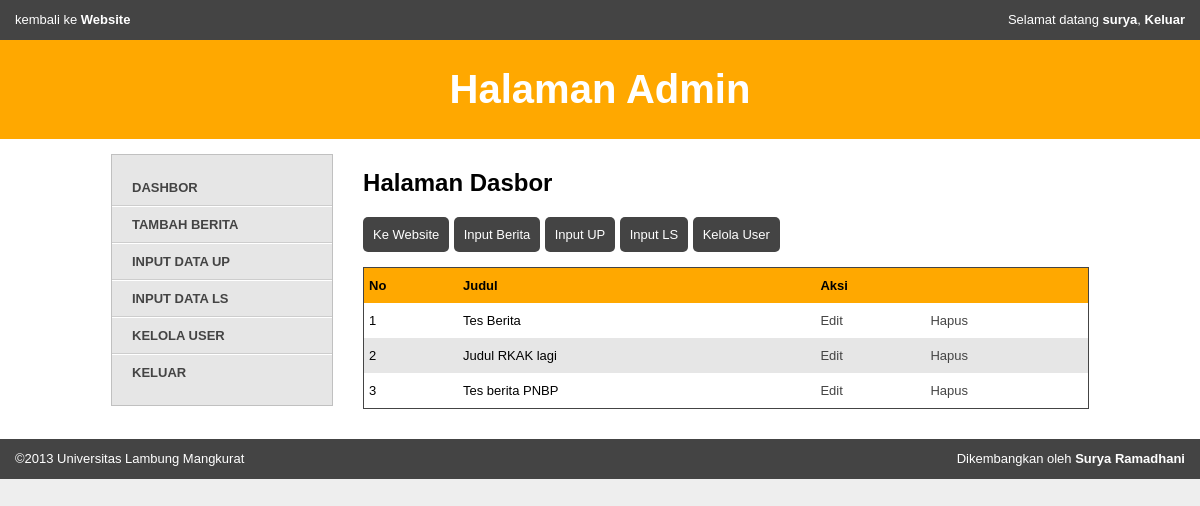
The page /admin/admin.php (signed in) on the database its author committed.
### tables this page shows
CREATE TABLE IF NOT EXISTS `berita` (
  `id_berita` int(5) unsigned NOT NULL AUTO_INCREMENT,
  `id_kategori` int(3) unsigned NOT NULL DEFAULT '0',
  `judul` varchar(100) NOT NULL DEFAULT '',
  `headline` text NOT NULL,
  `isi` text NOT NULL,
  `pengirim` varchar(15) NOT NULL DEFAULT '',
  `tanggal` datetime NOT NULL DEFAULT '0000-00-00 00:00:00',
  PRIMARY KEY (`id_berita`)
);

### admin/include/view/awal.php (the view, shortened to what this page needs)
<h2>Halaman Dasbor</h2>
<button onclick="window.location.href='/unlam-pnpb'" style="margin-bottom:15px">Ke Website</button>
<button onclick="window.location.href='?hal=tambah'" style="margin-bottom:15px">Input Berita</button>
<button onclick="window.location.href='?hal=up'" style="margin-bottom:15px">Input UP</button>
<button onclick="window.location.href='?hal=ls'" style="margin-bottom:15px">Input LS</button>
<button onclick="window.location.href='?hal=user'" style="margin-bottom:15px">Kelola User</button>
<?php
$query = "	SELECT	A.id_berita,
					B.nm_kategori,
					A.judul,
					A.headline,
					A.pengirim,
					A.tanggal
			FROM 	berita A,
					kategori B
			WHERE	A.id_kategori=B.id_kategori
			ORDER BY A.id_berita DESC LIMIT 0,5";
$sql = mysql_query ($query);
$a = 1;
?>
<table>
	<tr>
		<td>No</td>
		<td>Judul</td>
		<td colspan ="2">Aksi</td>
	</tr>
<?php
while ($hasil = mysql_fetch_array ($sql)) {
	$id_berita = $hasil['id_berita'];
	$judul = stripslashes ($hasil['judul']);
?>
	<tr>
		<td>
			<?php echo $a; ?>
		</td>
		<td>
			 <?php echo $judul ?>
		</td>
		<td>
			<a href="admin.php?hal=edit&id=<?php echo $id_berita ?>;" >Edit</a>
		</td>
		<td>
			<a href="admin.php?hal=hapus&id=<?php echo $id_berita ?>" class="tanda" >Hapus</a>
		</td>
	</tr>
<?php
$a++;
}
?>
</table>

### public/css/style.css (style rules this page uses)
html { background: #fff; color: #000; font-family: sans-serif; -ms-text-size-adjust: 100%; -webkit-text-size-adjust: 100%; }
body { margin: 0; }
button, input, select, textarea { font-family: inherit; font-size: 100%; margin: 0; }
button, input { line-height: normal; }
button, select { text-transform: none; }
button, html input[type="button"], input[type="reset"], input[type="submit"] { -webkit-appearance: button; cursor: pointer; }
table { border-collapse: collapse; border-spacing: 0; }
html { background: #eee; }
button { -webkit-transition-duration: 0.5s; -moz-transition-duration: 0.5s; -o-transition-duration: 0.5s; transition-duration: 0.5s; background: #444444; -webkit-border-radius: 5px; -moz-border-radius: 5px; -ms-border-radius: 5px; -o-border-radius: 5px; border-radius: 5px; color: white; font-size: 13px; padding: 10px; border: 0px; }
table { width: 100%; border: solid 1px #444; }
table a { color: #444; text-decoration: none; }
table td { padding: 10px 5px; vertical-align: top; }
table tr { font-size: 13px; }
table tr:first-child { background: #ffa800 !important; }
table tr:first-child td { font-weight: bold; }
table tr:nth-child(odd) { background: #e6e6e6; }
#admin section h2 { margin-top: 0px; }

### rows shown on the page
berita: judul "Tes Berita"
berita: judul "Judul RKAK lagi"
berita: judul "Tes berita PNBP"

### other values the page prints
$_SESSION['nama'] "surya"
